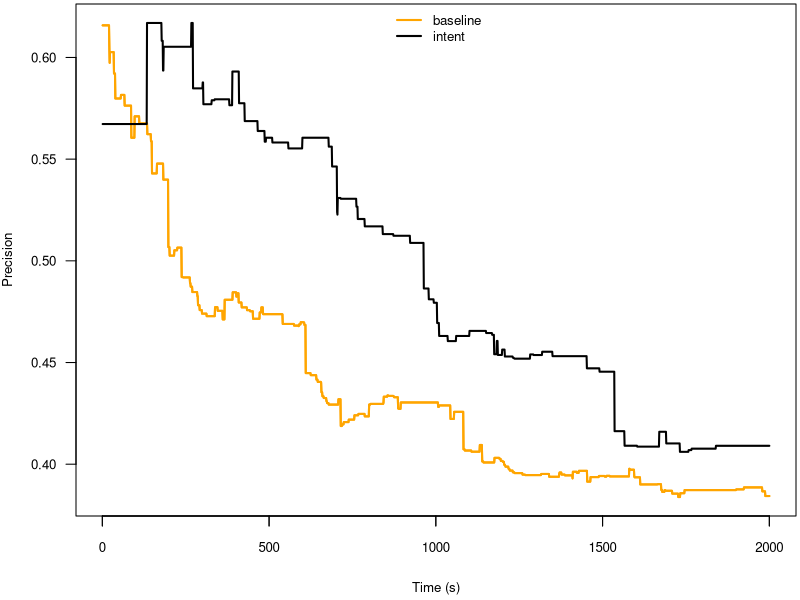
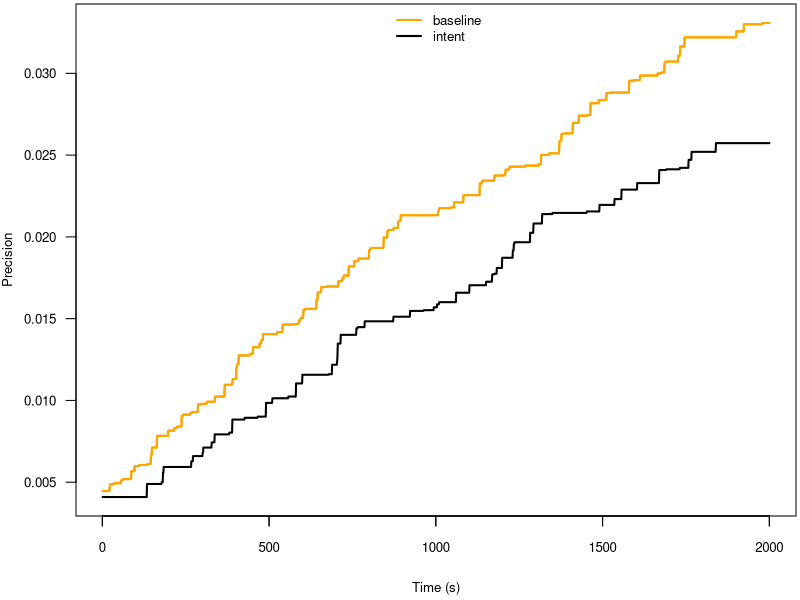

Write R code to recreate these figures, in order.
#TASK: precision of obvious
precision_obvious_baseline <- read.table("./obvious_precision_baseline_20.dat", header=FALSE, sep=";")
precision_obvious_baseline <-t(precision_obvious_baseline)
#precision_obvious_baseline
nrow(precision_obvious_baseline)
ncol(precision_obvious_baseline)
ColBL <- colMeans(precision_obvious_baseline [,])
ColBL
NROW(ColBL)
NCOL(ColBL)

precision_obvious_stash <- read.table("./obvious_precision_stash_20.dat", header=FALSE, sep=";")
precision_obvious_stash <-t(precision_obvious_stash)
#precision_obvious_stash
nrow(precision_obvious_stash)
ncol(precision_obvious_stash)
ColIN <- colMeans(precision_obvious_stash [,])
NROW(ColIN)
NCOL(ColIN)
ColIN

wilcox.test(ColIN, ColBL, paired=FALSE) 

#PLOT DATA
NROW(precision_obvious_baseline)
NCOL(precision_obvious_baseline)
  

precision_relevant<- data.frame(rowMeans(precision_obvious_baseline [,]),rowMeans(precision_obvious_stash [,]))
nrow(precision_relevant)
ncol(precision_relevant)
names(precision_relevant) <- c("baseline","intent")
#print(precision_relevant)

#PLOT
plot_colors <- c( "orange", "black")
par(mar=c(4.2, 3.8, 0.2, 0.2))
plot(precision_relevant$intent, type="l", col=plot_colors[1], 
     ylim=range(precision_relevant), axes=F, ann=T, xlab="Time (s)",
     ylab="Precision", cex.lab=0.8, lwd=2)

# Make x axis tick marks without labels
axis(1, lab=F, cex.axis=0.8)
# Plot x axis with smaller horizontal labels 
axis(1, las=1, cex.axis=0.8)
# Plot y axis with smaller horizontal labels 
axis(2, las=1, cex.axis=0.8)
# Create box around plot
box()
# Graph suvs with thicker green dotted line
lines(precision_relevant$intent, type="l", lty=1, lwd=2, 
      col=plot_colors[1])
lines(precision_relevant$baseline, type="l", lty=1, lwd=2, 
      col=plot_colors[2])
# Create a legend in the top-left corner that is slightly  
# smaller and has no border
legend("top", names(precision_relevant), cex=0.8, col=plot_colors, 
       lty=1:1, lwd=2, bty="n");

# Turn off device driver (to flush output to PDF)
#dev.off()

# Restore default margins
par(mar=c(5, 4, 4, 2) + 0.1)

#TASK: recall of obvious

recall_obvious_baseline <- read.table("./obvious_recall_baseline_20.dat", header=FALSE, sep=";")
recall_obvious_baseline <-t(recall_obvious_baseline)
#precision_obvious_baseline
nrow(recall_obvious_baseline)
ncol(recall_obvious_baseline)
ColBL <- colMeans(recall_obvious_baseline [,])
ColBL

recall_obvious_stash <- read.table("./obvious_recall_stash_20.dat", header=FALSE, sep=";")
recall_obvious_stash <-t(recall_obvious_stash)
#precision_obvious_baseline
nrow(recall_obvious_stash)
ncol(recall_obvious_stash)
ColIN <- colMeans(recall_obvious_stash [,])
ColIN

wilcox.test(ColIN, ColBL, paired=FALSE) 

#PLOT DATA
NROW(recall_obvious_baseline)
NCOL(recall_obvious_baseline)


recall_relevant<- data.frame(rowMeans(recall_obvious_baseline [,]),rowMeans(recall_obvious_stash [,]))
nrow(recall_relevant)
ncol(recall_relevant)
names(recall_relevant) <- c("baseline","intent")
#print(precision_relevant)

#PLOT
plot_colors <- c( "orange", "black")
par(mar=c(4.2, 3.8, 0.2, 0.2))
plot(recall_relevant$intent, type="l", col=plot_colors[1], 
     ylim=range(recall_relevant), axes=F, ann=T, xlab="Time (s)",
     ylab="Precision", cex.lab=0.8, lwd=2)

# Make x axis tick marks without labels
axis(1, lab=F, cex.axis=0.8)
# Plot x axis with smaller horizontal labels 
axis(1, las=1, cex.axis=0.8)
# Plot y axis with smaller horizontal labels 
axis(2, las=1, cex.axis=0.8)
# Create box around plot
box()
# Graph suvs with thicker green dotted line
lines(recall_relevant$intent, type="l", lty=1, lwd=2, 
      col=plot_colors[1])
lines(recall_relevant$baseline, type="l", lty=1, lwd=2, 
      col=plot_colors[2])
# Create a legend in the top-left corner that is slightly  
# smaller and has no border
legend("top", names(recall_relevant), cex=0.8, col=plot_colors, 
       lty=1:1, lwd=2, bty="n");

# Turn off device driver (to flush output to PDF)
#dev.off()

# Restore default margins
par(mar=c(5, 4, 4, 2) + 0.1)